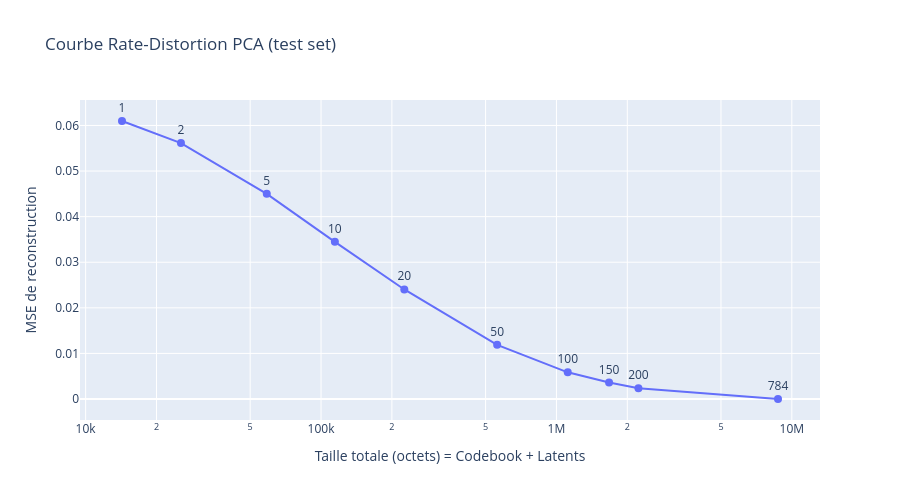

Here is the notebook cell this chart was saved with:
### Code cell
total_bytes = [r["total_compressed_bytes"] for r in results]
mse_values = [r["reconstruction_mse"] for r in results]
n_comp_labels = [str(r["n_components"]) for r in results]

fig = go.Figure()
fig.add_trace(go.Scatter(
    x=total_bytes, y=mse_values,
    mode="lines+markers+text",
    text=n_comp_labels,
    textposition="top center",
    name="PCA",
    marker=dict(size=8)
))
fig.update_layout(
    title="Courbe Rate-Distortion PCA (test set)",
    xaxis_title="Taille totale (octets) = Codebook + Latents",
    yaxis_title="MSE de reconstruction",
    xaxis_type="log",
    width=900, height=500
)
fig.show()

### Figure 1 — Plotly figure (JSON) as saved in the notebook; plotly's stock layout.template omitted (floating-point values rounded to 4 significant figures)
{"data": [{"marker": {"size": 8}, "mode": "lines+markers+text", "name": "PCA", "text": ["1", "2", "5", "10", "20", "50", "100", "150", "200", "784"], "textposition": "top center", "type": "scatter", "x": [14272, 25408, 58816, 114496, 225856, 559936, 1116736, 1673536, 2230336, 8733760], "y": [0.06098, 0.05614, 0.045, 0.03448, 0.02403, 0.01188, 0.005851, 0.003607, 0.002383, 4.014e-14]}], "layout": {"height": 500, "title": {"text": "Courbe Rate-Distortion PCA (test set)"}, "width": 900, "xaxis": {"title": {"text": "Taille totale (octets) = Codebook + Latents"}, "type": "log"}, "yaxis": {"title": {"text": "MSE de reconstruction"}}}}
